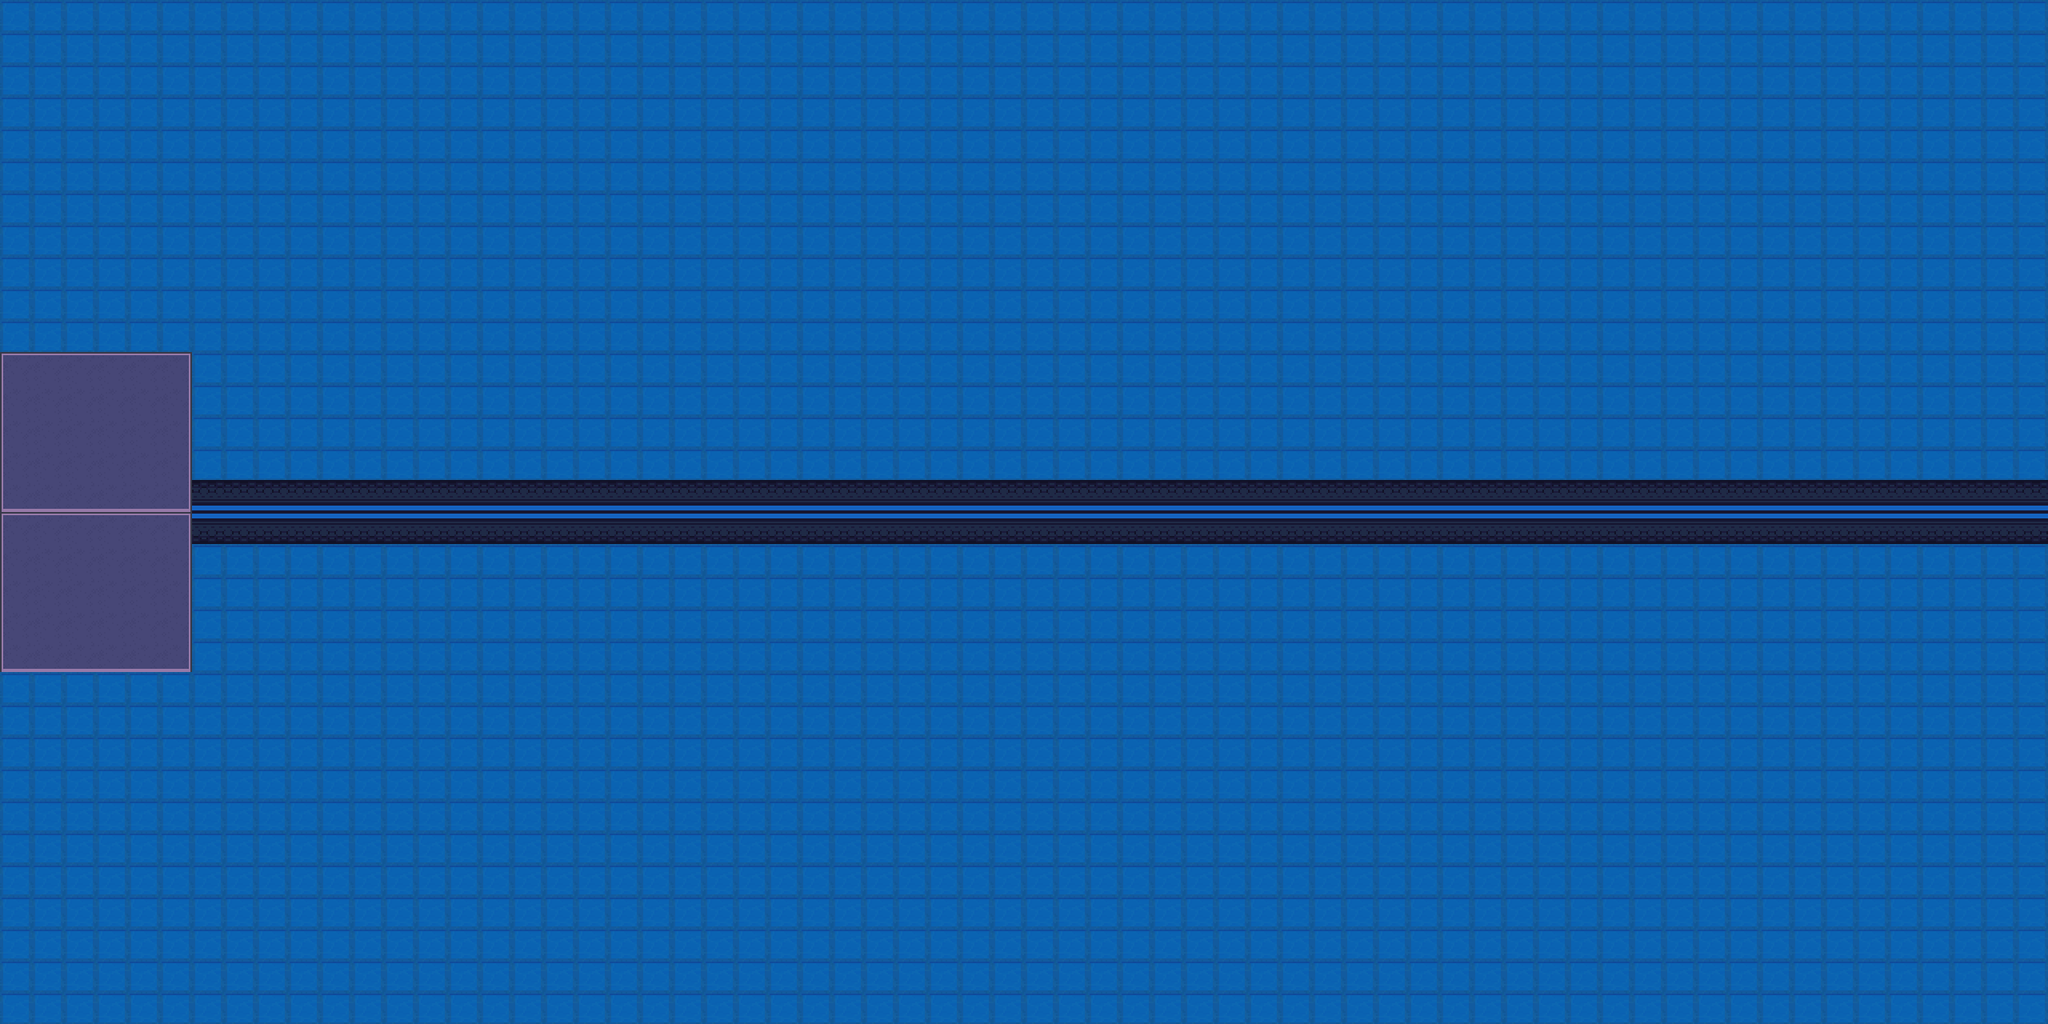

A level layout from a 2D game, rendered from its tile map. Below: a short description, then the map file with tile-grid data replaced by summaries:
An orthogonal 64x32 tile map with 40x40 px tiles, 3 tile layers (tile5, tile4, tile3), 2 tilesets and 5 objects (transition, entry, spawn, texturescroller, churchfog).

<map version="1.10" tiledversion="1.11.2" orientation="orthogonal" renderorder="right-down" width="64" height="32" tilewidth="40" tileheight="40" infinite="0" nextlayerid="10" nextobjectid="12">
 <editorsettings>
  <export target="data.lua" format="lua" />
 </editorsettings>
 <properties>
  <property name="border" value="church_flooded_dynamic" />
  <property name="music" value="floodedsanctuary" />
 </properties>
 <tileset firstgid="1" source="../../../tilesets/bg_dw_church_watertileset.tsx" />
 <tileset firstgid="81" source="../../../tilesets/bg_dw_church_2_tileset.tsx" />
 <layer id="1" name="tile5" width="64" height="32">
  <data>[2048 cells, 2048 non-empty, 1 distinct tile ids]</data>
 </layer>
 <layer id="9" name="tile4" width="64" height="32" opacity="0.75">
  <data>[2048 cells, 2048 non-empty, 2 distinct tile ids]</data>
 </layer>
 <layer id="8" name="tile3" width="64" height="32">
  <data>[2048 cells, 176 non-empty, 16 distinct tile ids]</data>
 </layer>
 <objectgroup color="#ff0000" id="3" name="climbareas" />
 <objectgroup color="#0000ff" id="2" name="collision" />
 <objectgroup color="#ff00ff" id="4" name="objects">
  <object id="2" name="transition" x="-40" y="850" width="40" height="150">
   <properties>
    <property name="map" value="flooded_sanctuary/flooded_1" />
    <property name="marker" value="entry2" />
   </properties>
  </object>
 </objectgroup>
 <objectgroup color="#7f00ff" id="6" name="markers">
  <object id="3" name="entry" x="40" y="920">
   <point />
  </object>
  <object id="6" name="spawn" x="80" y="920">
   <point />
  </object>
 </objectgroup>
 <objectgroup color="#00c000" id="5" name="objects_party" />
 <objectgroup color="#00ff00" id="7" name="objects_overlay">
  <object id="10" name="texturescroller" x="0" y="-40">
   <properties>
    <property name="type" value="hsv" />
   </properties>
   <point />
  </object>
  <object id="11" name="churchfog" x="40" y="-40">
   <point />
  </object>
 </objectgroup>
</map>
